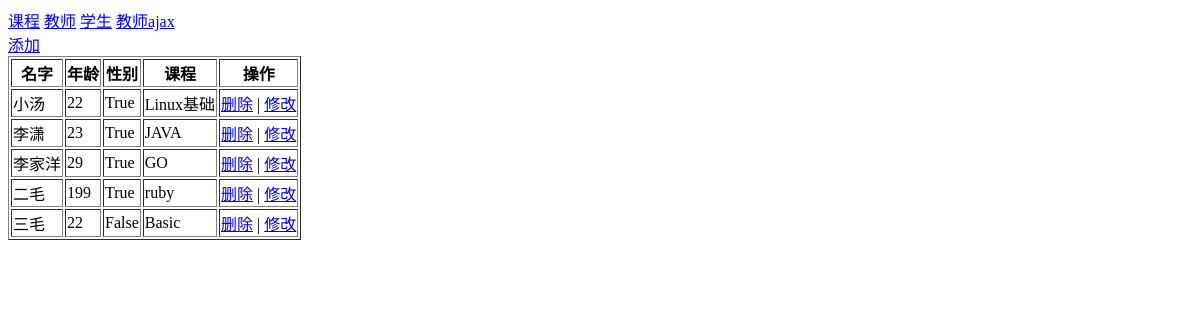
The app's page /students.html with its own data.
### app01/models.py (models this page shows)
class Student(models.Model):
    username = models.CharField(max_length=32)
    age = models.IntegerField()
    gender = models.BooleanField()
    cs = models.ForeignKey(Classes,related_name='ssss')

class Classes(models.Model):
    title = models.CharField(max_length=32)
    m = models.ManyToManyField('Teachers',related_name='sssss')

### app01/views/Students.py (the view)
# urls.py: url(r'^students.html', Students.get_students),
def get_students(request):
    students_list = models.Student.objects.all()
    return render(request,'students.html',{'students_list':students_list})

### templates/students.html
{% extends 'master.html' %}
{% block ooxx %}
    <div><a href="add_students.html">添加</a></div>
    <div>
        <table border="1">
            <thead>
                <tr>
                    <th>名字</th>
                    <th>年龄</th>
                    <th>性别</th>
                    <th>课程</th>
                    <th>操作</th>
                </tr>
            </thead>
            <tbody>
                {% for row in students_list %}
                    <tr>
                        <td>{{ row.username }}</td>
                        <td>{{ row.age }}</td>
                        <td>{{ row.gender }}</td>
                        <td>{{ row.cs.title }}</td>
                        <td><a href="del_students.html?nid={{ row.id }}">删除</a>
                            |
                            <a href="edit_students.html?nid={{ row.id }}">修改</a>
                        </td>
                    </tr>
                {% endfor %}
            </tbody>
        </table>
    </div>
{% endblock %}

### templates/master.html (shortened to what this page needs)
<!DOCTYPE html>
<html lang="en">
<head>
</head>
<body>
    <div>
        <span><a href="classes.html">课程</a></span>
        <span><a href="teachers.html">教师</a></span>
        <span><a href="students.html">学生</a></span>
        <span><a href="teachersajax.html">教师ajax</a></span>
    </div>
    <div>
        {% block ooxx %}
        {% endblock %}
    </div>
</body>
</html>

### records on screen
Student: username "小汤", age "22", gender "True", cs "Linux基础"
Student: username "李潇", age "23", gender "True", cs "JAVA"
Student: username "李家洋", age "29", gender "True", cs "GO"
Student: username "二毛", age "199", gender "True", cs "ruby"
Student: username "三毛", age "22", gender "False", cs "Basic"
